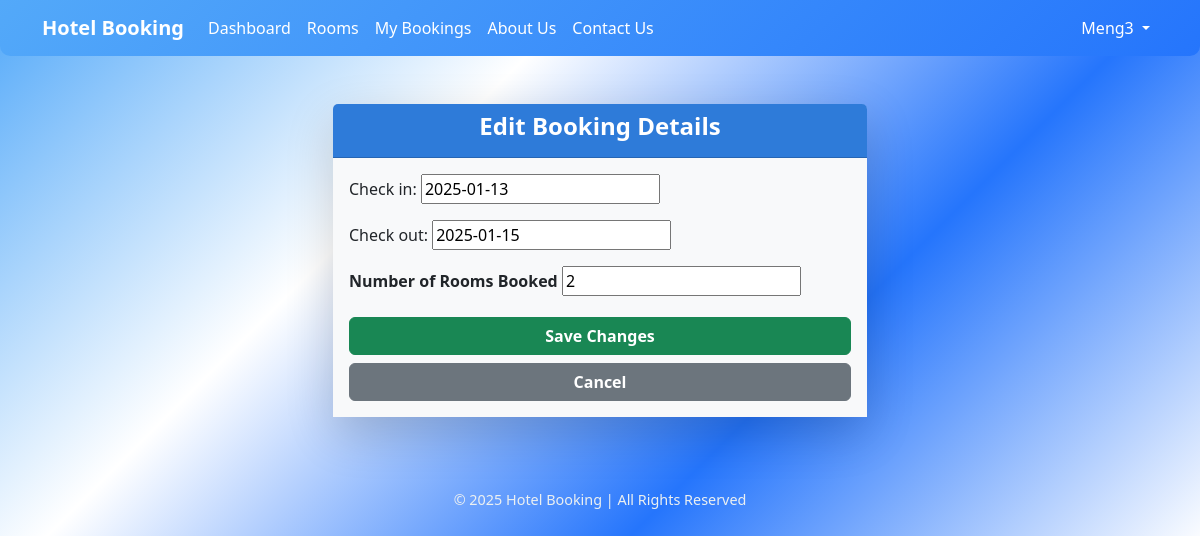
/update_booking_admin/54/ (signed in), run on the app's committed database.
### bookings/models.py (models this page shows, shortened)
class Booking(models.Model):
    user = models.ForeignKey(User, on_delete=models.CASCADE)
    room = models.ForeignKey(Room, on_delete=models.CASCADE)
    check_in = models.DateField()
    check_out = models.DateField()
    rooms_booked = models.PositiveIntegerField(default=1)

### bookings/views.py (the view)
# urls.py: path('update_booking_admin/<int:booking_id>/', views.update_booking_admin, name='update_booking_admin'),
@login_required
def update_booking_admin(request, booking_id):
    booking = get_object_or_404(Booking, id=booking_id)
    if request.method == 'POST':
        form = BookingForm(request.POST, instance=booking)
        if form.is_valid():
            form.save()
            booking.room.update_availability()
            messages.success(request, "Booking updated successfully!")
            return redirect('admin_booking_list')
    else:
        form = BookingForm(instance=booking)
    return render(request, 'bookings/update_booking_admin.html', {'form': form, 'booking': booking})

### bookings/forms.py
class BookingForm(forms.ModelForm):
    rooms_booked = forms.IntegerField(min_value=1,label='Number of rooms')
    class Meta:
        model = Booking
        fields = ['check_in', 'check_out','rooms_booked']

### bookings/templates/bookings/update_booking_admin.html (shortened to what this page needs)
{% extends 'bookings/main.html' %}
{% block content %}
<div class="container mt-5">
    <div class="row justify-content-center">
        <div class="col-md-6">
            <div class="card shadow-lg border-0">
                <div class="card-header bg-primary text-white text-center">
                    <h4 class="fw-bold">Edit Booking Details</h4>
                </div>
                <div class="card-body bg-light">
                    <form method="post">
                        <div class="form-group mb-3">
                            {{ form.check_in.label_tag }}
                            {{ form.check_in }}
                        </div>
                        <div class="form-group mb-3">
                            {{ form.check_out.label_tag }}
                            {{ form.check_out }}
                        </div>
                        <div class="form-group mb-3">
                            <label for="id_rooms_booked" class="form-label fw-bold">Number of Rooms Booked</label>
                            {{ form.rooms_booked }}
                        </div>
                        <div class="d-grid">
                            <button type="submit" class="btn btn-success fw-bold">Save Changes</button>
                        </div>
                    </form>
                    <div class="d-grid mt-2">
                        <a href="{% url 'admin_booking_list' %}" class="btn btn-secondary fw-bold">Cancel</a>
                    </div>
                </div>
            </div>
        </div>
    </div>
</div>
{% endblock %}

### bookings/templates/bookings/navbar.html (shortened to what this page needs)
<nav class="navbar navbar-expand  ">
    <div class="container">
        <a class="navbar-brand text-white fw-bold">Hotel Booking</a>
        <div class="collapse navbar-collapse" id="navbarNav">
            <ul class="navbar-nav me-auto">
                {% if user.is_authenticated %}
                {% if user.is_staff %}
                <li class="nav-item"><a class="nav-link text-white" href="{% url 'admin_dashboard' %}">Admin
                        Dashboard</a></li>
                {% else %}
                <li class="nav-item"><a class="nav-link text-white" href="{% url 'dashboard' %}"> Dashboard</a></li>
                <li class="nav-item"><a class="nav-link text-white" href="{% url 'room_list' %}">Rooms</a></li>
                <li class="nav-item"><a class="nav-link text-white" href="{% url 'my_bookings' %}">My Bookings</a></li>
                <li class="nav-item"><a class="nav-link text-white" href="{% url 'about_us' %}">About Us</a></li>
                <li class="nav-item"><a class="nav-link text-white" href="{% url 'contact_us' %}">Contact Us</a></li>
                {% endif %}
                {% endif %}
            </ul>
            <ul class="navbar-nav">
                {% if user.is_authenticated %}
                <li class="nav-item dropdown">
                    <a class="nav-link dropdown-toggle text-white" href="#" id="userDropdown" role="button"
                        data-bs-toggle="dropdown" aria-expanded="false">
                        {{ user.username }}
                    </a>
                </li>
                {% else %}
                <li class="nav-item"><a class="nav-link text-white" href="{% url 'login' %}">Login</a></li>
                <li class="nav-item"><a class="nav-link text-white" href="{% url 'register' %}">Register</a></li>
                {% endif %}
            </ul>
        </div>
    </div>
</nav>

### bookings/static/css/style.css (style rules this page uses)
body { background: linear-gradient(135deg, #53a9f9, #ffffff, #2575fc, #fff); font-family: "Roboto", sans-serif; color: #333; margin: 0; padding: 0; }
.navbar { background: linear-gradient(135deg, #53a9f9, #2575fc); color: skyblue; padding: 20px; border-radius: 0 0 10px 10px; }
.navbar-brand { font-size: 1.8rem; color: #280d93 !important; font-weight: bold; }
.nav-link { color: #162ca6 !important; font-weight: 500; transition: color 0.3s ease-in-out; }
.card { border-radius: 15px; background: #1c2833; color: #000000; border: none; transition: transform 0.3s ease, box-shadow 0.3s ease; }
.card-header { background: linear-gradient( 90deg, #2e7bd9, #2e7bd9 ); color: #fff; text-align: center; font-size: 1.8rem; font-weight: bold; padding: 20px; }
.card-body { padding: 20px; font-size: 1rem; }

### data on the page
Booking: check_in "2025-01-13", check_out "2025-01-15", rooms_booked "2"

### other printed values
{{ user.username }} "Meng3"
